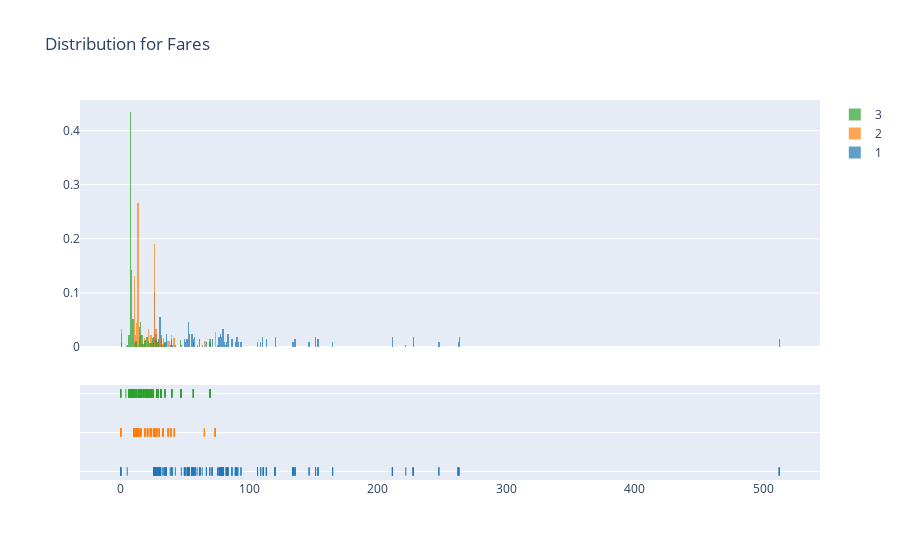

The cell this chart's notebook holds for it:
### Markdown cell above
#### plot 2 graphs, the distribution for age and fares according to their Pclass separately

### Code cell
#defining data
a = df[df['Pclass']==1]['Fare']
b = df[df['Pclass']==2]['Fare']
c = df[df['Pclass']==3]['Fare']
hist_data=[a,b,c]
group_labels=['1','2','3']
#defining fig and plotting
fig = ff.create_distplot(hist_data,group_labels,bin_size=
[1,1,1],show_curve=False)
fig.update_layout(title_text='Distribution for Fares')
iplot(fig)

### Figure 1 — Plotly figure (JSON) as saved in the notebook; plotly's stock layout.template omitted (floating-point values rounded to 4 significant figures; data arrays with more than 128 entries replaced by an {"elided": "..."} marker saying what was removed)
{"data": [{"autobinx": false, "histnorm": "probability density", "legendgroup": "1", "marker": {"color": "rgb(31, 119, 180)"}, "name": "1", "opacity": 0.7, "type": "histogram", "x": {"elided": "216 float values"}, "xaxis": "x", "xbins": {"end": 512.3, "size": 1, "start": 0}, "yaxis": "y"}, {"autobinx": false, "histnorm": "probability density", "legendgroup": "2", "marker": {"color": "rgb(255, 127, 14)"}, "name": "2", "opacity": 0.7, "type": "histogram", "x": {"elided": "184 float values"}, "xaxis": "x", "xbins": {"end": 73.5, "size": 1, "start": 0}, "yaxis": "y"}, {"autobinx": false, "histnorm": "probability density", "legendgroup": "3", "marker": {"color": "rgb(44, 160, 44)"}, "name": "3", "opacity": 0.7, "type": "histogram", "x": {"elided": "491 float values"}, "xaxis": "x", "xbins": {"end": 69.55, "size": 1, "start": 0}, "yaxis": "y"}, {"legendgroup": "1", "marker": {"color": "rgb(31, 119, 180)", "symbol": "line-ns-open"}, "mode": "markers", "name": "1", "showlegend": false, "type": "scatter", "x": {"elided": "216 float values"}, "xaxis": "x", "y": {"elided": "216 str values"}, "yaxis": "y2"}, {"legendgroup": "2", "marker": {"color": "rgb(255, 127, 14)", "symbol": "line-ns-open"}, "mode": "markers", "name": "2", "showlegend": false, "type": "scatter", "x": {"elided": "184 float values"}, "xaxis": "x", "y": {"elided": "184 str values"}, "yaxis": "y2"}, {"legendgroup": "3", "marker": {"color": "rgb(44, 160, 44)", "symbol": "line-ns-open"}, "mode": "markers", "name": "3", "showlegend": false, "type": "scatter", "x": {"elided": "491 float values"}, "xaxis": "x", "y": {"elided": "491 str values"}, "yaxis": "y2"}], "layout": {"barmode": "overlay", "hovermode": "closest", "legend": {"traceorder": "reversed"}, "title": {"text": "Distribution for Fares"}, "xaxis": {"anchor": "y2", "domain": [0, 1], "zeroline": false}, "yaxis": {"anchor": "free", "domain": [0.35, 1], "position": 0}, "yaxis2": {"anchor": "x", "domain": [0, 0.25], "dtick": 1, "showticklabels": false}}}
